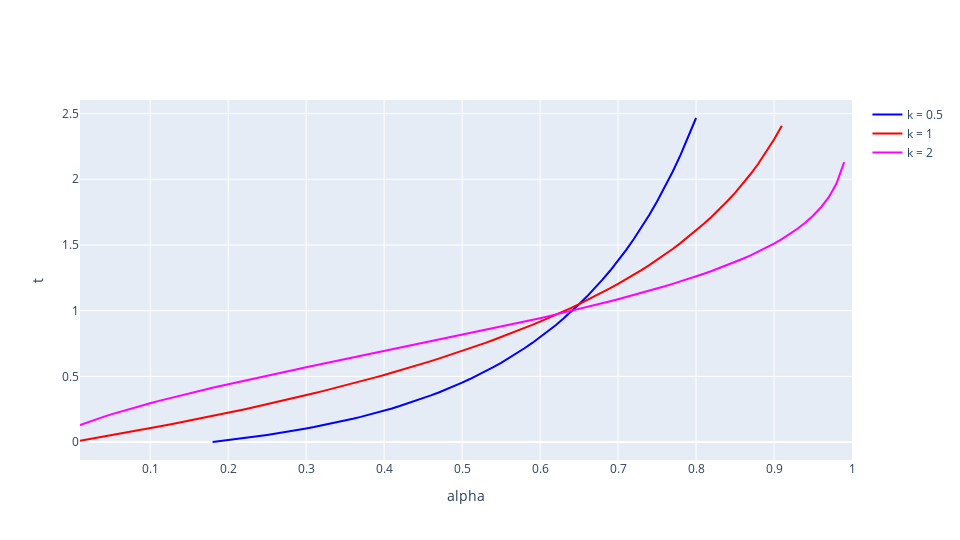

Here is the notebook cell this chart was saved with:
### Markdown cell above
### Plotting

### Code cell
# @title Inverse survivability plot
fig = go.Figure()
fig.add_traces([
    go.Scatter(x=x_values, y=y_t_05, mode='lines', marker = {'color' : 'blue'}, name="k = 0.5"),
    go.Scatter(x=x_values, y=y_t_1, mode='lines', marker = {'color' : 'red'}, name="k = 1"),
    go.Scatter(x=x_values, y=y_t_2, mode='lines', marker = {'color' : 'magenta'}, name="k = 2")
])
fig.update_layout(
    height=1080*0.5,
    width=1920*0.5,
    xaxis_title="alpha",
    yaxis_title="t"
)
fig.show()
